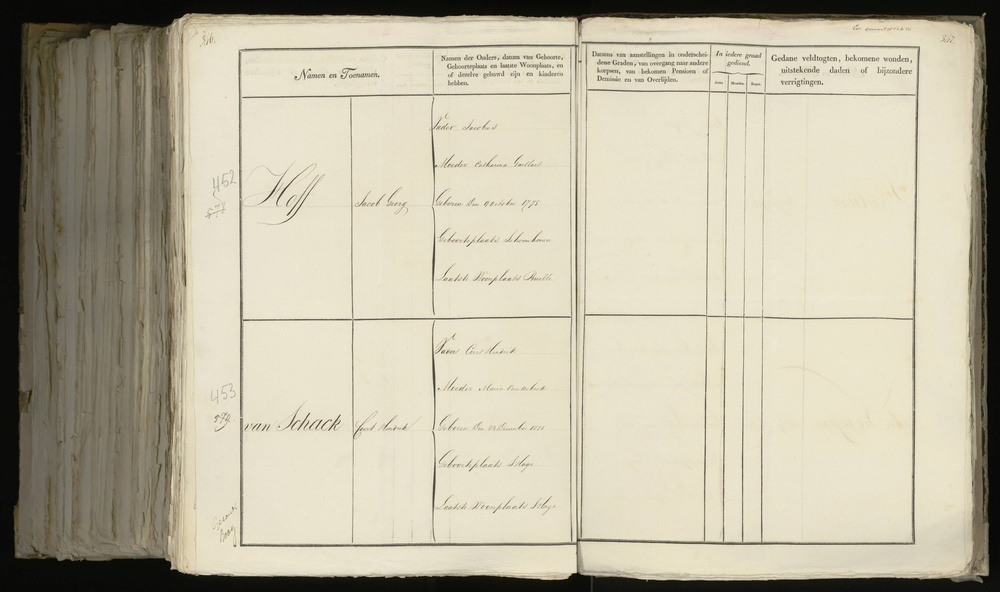
#> input picture example/stamboeken/NL-HaNA_2.10.50_45_0355.jpg, 1000 x 592 px, shrunk from 5000 x 2960 before the run
$ python -i tools.py   (imports and definitions only)
#> lines starting #> are read from the running program, lines starting #| are printed output that depends on the picture; after the words box and inside, x2 and y2 are one past the last pixel; in counts of white or black regions, pixels touching at a corner belong together
import base64
import io
import os
import cv2
import subprocess
from PIL import ImageEnhance
from PIL import Image as PILImage
from ultralytics import YOLOv10


class Tools:
    def __init__(self):
        self.yolo_model_path = "models/best.pt"
        self.upscale_model_path = "models"
        self.upscale_model_name = "remacri"
        self.contrast_factor = 1.1
        self.brightness_factor = 0.9
        self.line_thickness = 2
        self.binarize_thresh = 180
        self.toolBox = {
            "a": self.upscale_image,
            "b": self.enhance_table_lines,
            "c": self.binarize_image_forward,
            "d": self.enhance_image,
            "e": self.crop_and_save_image,
        }

    # [22 lines left out: functions detect_table, upscale_image, not called in this run]

    def enhance_table_lines(self, image_path, index=0):
#> called with index = 0
        image = cv2.imread(image_path, 1)
#> image is the input picture: shape (592, 1000, 3); mean B, G, R 162.3, 182.9, 189.1
        gray = cv2.cvtColor(image, cv2.COLOR_BGR2GRAY)
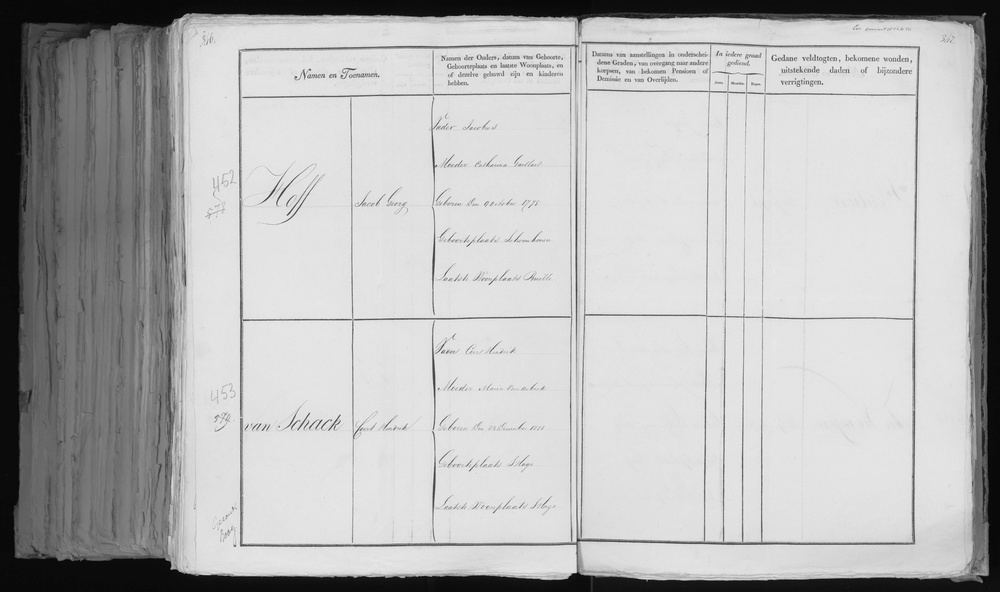
#> gray: shape (592, 1000); min 3, max 244, mean 182.3

        binary = cv2.adaptiveThreshold(~gray, 255,
                                       cv2.ADAPTIVE_THRESH_GAUSSIAN_C, cv2.THRESH_BINARY, 15, -10)
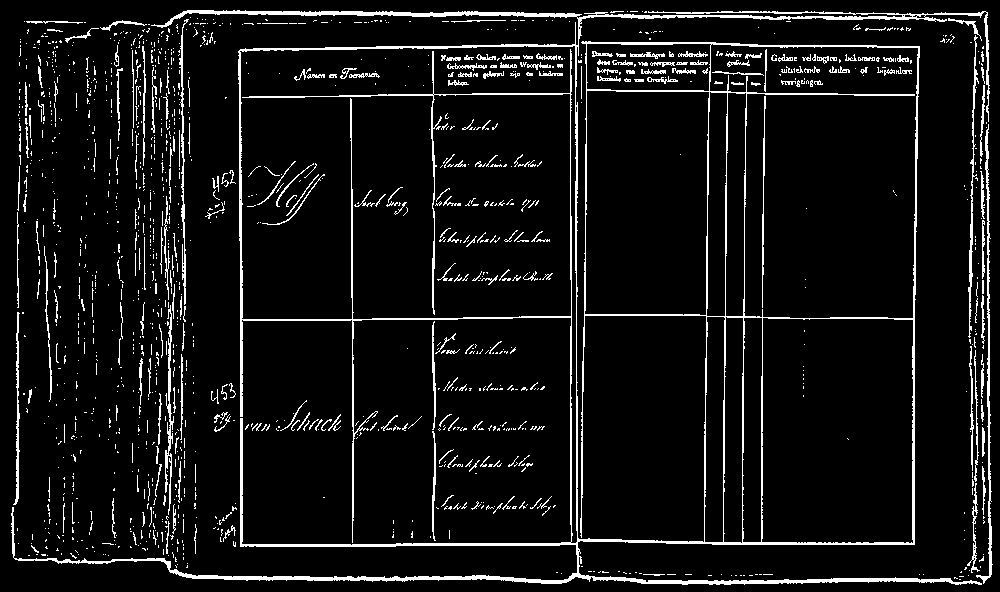
#> binary: shape (592, 1000); 7.3% white in thin lines or dots
        rows, cols = binary.shape
#> rows = 592; cols = 1000
        scale = 5

        kernel = cv2.getStructuringElement(cv2.MORPH_RECT, (cols // scale, 1))
        eroded = cv2.erode(binary, kernel, iterations=2)
#> eroded: shape (592, 1000); every value is 0
        dilated_col = cv2.dilate(eroded, kernel, iterations=2)

        kernel = cv2.getStructuringElement(cv2.MORPH_RECT, (1, rows // scale))
#> kernel = 118 values from 1 to 1
        eroded = cv2.erode(binary, kernel, iterations=2)
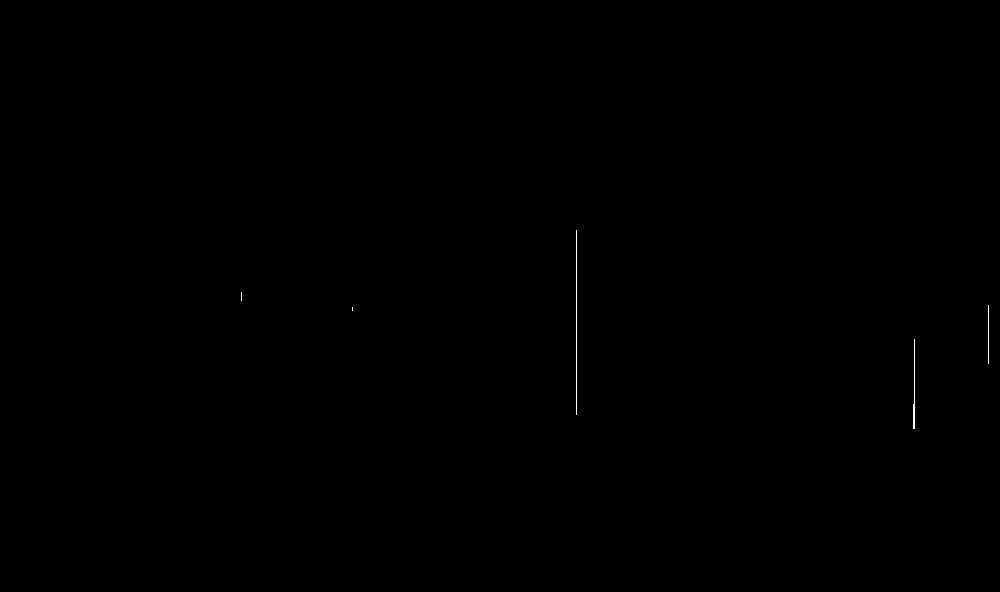
#> eroded: shape (592, 1000); 0.06% white in thin lines or dots, all inside (x1, y1, x2, y2) = (241, 230, 989, 429)
        dilated_row = cv2.dilate(eroded, kernel, iterations=2)
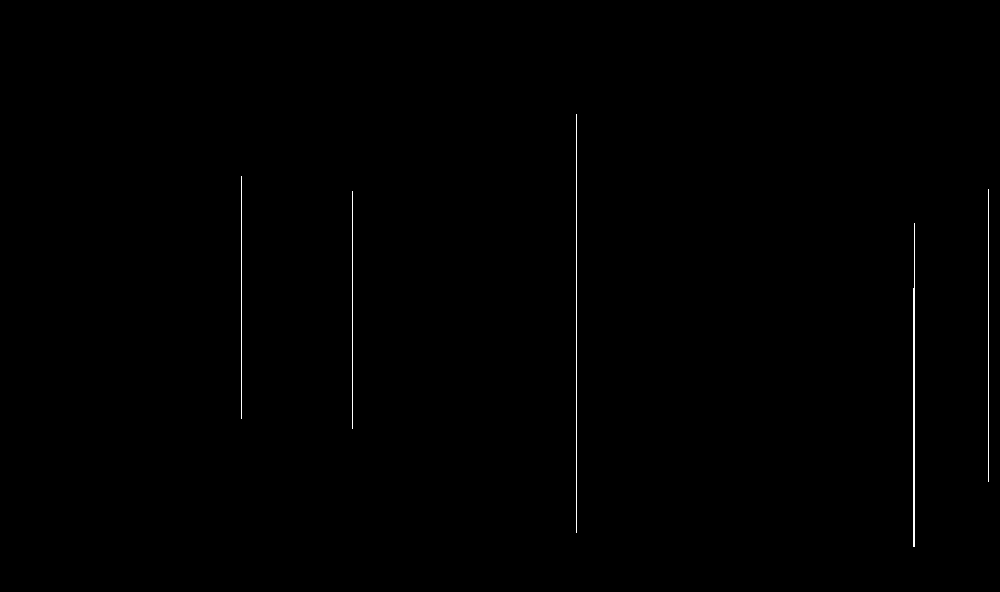
#> dilated_row: shape (592, 1000); 0.3% white in thin lines or dots, all inside (x1, y1, x2, y2) = (241, 114, 989, 547)

        merge = cv2.add(dilated_col, dilated_row)

        kernel = cv2.getStructuringElement(cv2.MORPH_RECT, (self.line_thickness, self.line_thickness))
        enhanced_lines = cv2.dilate(merge, kernel, iterations=self.line_thickness)
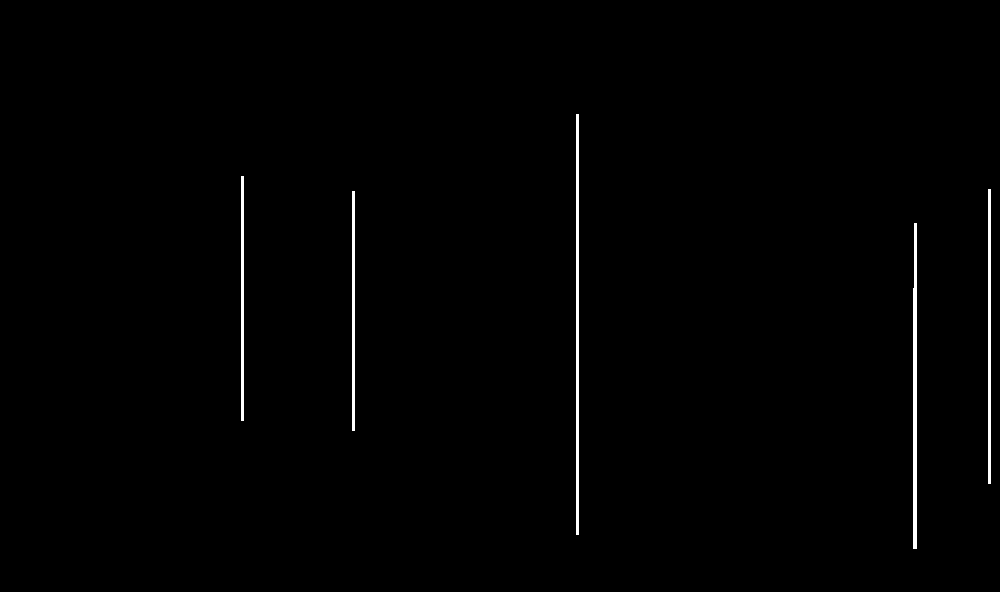
#> enhanced_lines: shape (592, 1000); 0.82% white; 5 white regions, box (x1, y1, x2, y2) and area: (576, 114, 579, 535) 1263, (913, 223, 917, 549) 1239, (988, 189, 991, 484) 885, (241, 176, 244, 421) 735, (352, 191, 355, 431) 720

        mask = cv2.bitwise_not(enhanced_lines)
        enhanced_lines_colored = cv2.cvtColor(mask, cv2.COLOR_GRAY2BGR)

        result = image.copy()
        result[mask == 0] = cv2.addWeighted(image, 0.1, enhanced_lines_colored, 0.8, 0)[mask == 0]
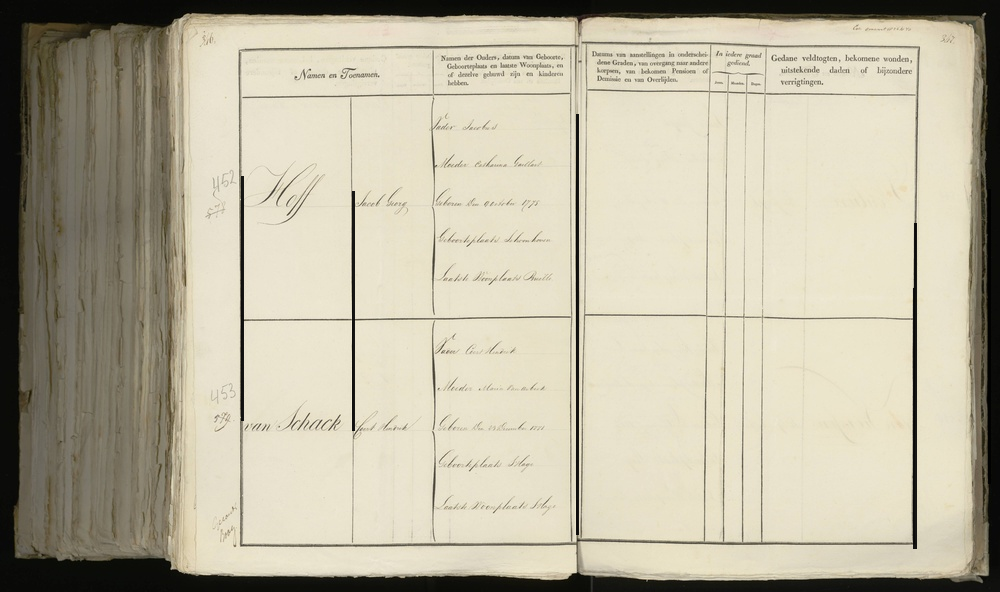
#> result: shape (592, 1000, 3); 0.82% of pixels changed, all inside (x1, y1, x2, y2) = (241, 114, 991, 549)

        cv2.imwrite(f"process_img_cache/{index}_current_image.png", result)
        return f"process_img_cache/{index}_current_image.png"

    # [49 lines left out: functions binarize_image, binarize_image_forward, enhance_image, crop_and_save_image, encode_image, not called in this run]

>>> result = Tools().enhance_table_lines('example/stamboeken/NL-HaNA_2.10.50_45_0355.jpg')
